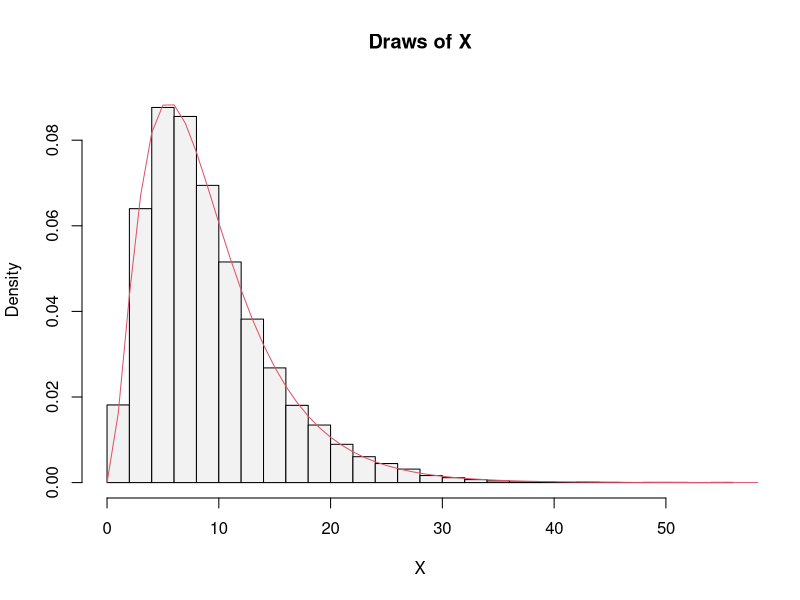

Recreate this plot in R.
# Get 10000 draws
# Simulate the block execution times
# Simulate X by taking max of block execution times
X = replicate(10000, max(rexp(3, 0.2)))

# Plot the histogram
par(mfrow = c(1, 1))
hist(X, freq = FALSE, probability = TRUE, main="Draws of X", col = gray(.95), breaks = 20, ylim = c(0, 0.09))

# Compute the density function
den = function(x) {
  # Get the exponential function
  e = exp(-0.2 * x)
  
  # Write density equation
  density.eqn = 0.6 * ((1- e) ^ 2) * e
  
  # Return the computed density
  density.eqn
}

# Superimpose the density function
curve(den(x), 0, 100, col = 2, add = TRUE)

# Estimate E(X) and compare with the exact answer 5 times
answer.exact = 9.167
for (index in 1:5){
  # Print the comparison
  cat("n = 10000,", index, "- Differnce in E(X) and exact answer:", mean(X) - answer.exact, "\n")
  
  # Simulate again
  X = replicate(10000, max(rexp(3, 0.2)))
}

# Repeat with n = 1000 and n = 100000
for (n in c(1000, 100000)){
  for (index in 1:5){
    # Simulate
    X = replicate(n, max(rexp(3, 0.2)))
    
    # Print the comparison
    cat("n =", n, ",", index, "- Differnce in E(X) and exact answer:", mean(X) - answer.exact, "\n")
  }
}